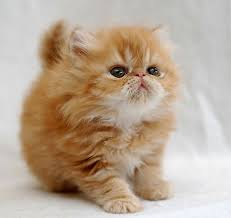
#> input picture tutorials/01-image-classification/2021/Image_classification_unsupervised/cat.png, 231 x 218 px, found by its file name
$ jupyter execute --allow-errors FEATURES_DETECTION_DEMO.ipynb   (older library calls are emulated)
#> lines starting #> are read from the running program, lines starting #| are printed output that depends on the picture; after the words box and inside, x2 and y2 are one past the last pixel; in counts of white or black regions, pixels touching at a corner belong together
# Do necessary imports

[cell 1]
import cv2
from matplotlib import pyplot as plt
import numpy as np
import os

# Read an image using OpenCV (BGR)

[cell 2]
#OpenCv reads images in BGR as a default.
cat = cv2.imread('cat.png')
#> cat is the input picture: shape (218, 231, 3); mean B, G, R 150.2, 168.4, 186.4
plt.imshow(cat)
plt.show()

# Print color information

[cell 3]
print(cat.shape)
#| (218, 231, 3)
cat

# Read an image in the RGB order

[cell 4]
cat = cv2.imread('cat.png')
cat_rgb = cv2.cvtColor(cat, cv2.COLOR_BGR2RGB)
plt.imshow(cat_rgb)
plt.show()

[cell 5]
print(cat_rgb.shape)
#| (218, 231, 3)
cat_rgb

 # Most geometry features are applied to grayscale image

[cell 6]
cat = cv2.imread('cat.png')
cat_gray = cv2.cvtColor(cat, cv2.COLOR_BGR2GRAY)
print(cat_gray)#.shape) # prints color information
#> (printed output is left out)
print(cat_gray.shape)
#| (218, 231)
plt.imshow(cat_gray, cmap="gray") #Tell plt to interpret the image as gray.
plt.show()

# Geometry features:

## 1- Image Gradients

[cell 7]
#Show an image
img = cv2.imread('gothenburg_1.jpg')
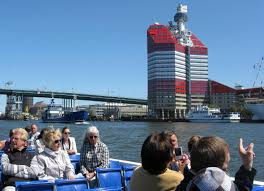
#> input picture tutorials/01-image-classification/2021/Image_classification_unsupervised/gothenburg_1.jpg, 264 x 191 px, found by its file name
#> img is the input picture: shape (191, 264, 3); mean B, G, R 150.9, 123.1, 98.4
img_rgb = cv2.cvtColor(img, cv2.COLOR_BGR2RGB)
plt.imshow(img_rgb)
plt.show()

[cell 8]
img = cv2.imread('gothenburg_1.jpg',0)
#> img: shape (191, 264); min 0, max 255, mean 118.9
laplacian = cv2.Laplacian(img,cv2.CV_64F)
sobelx = cv2.Sobel(img,cv2.CV_64F,1,0,ksize=5)
sobely = cv2.Sobel(img,cv2.CV_64F,0,1,ksize=5)

plt.subplot(2,2,1),plt.imshow(img,cmap = 'gray')
plt.title('Original'), plt.xticks([]), plt.yticks([])
plt.subplot(2,2,2),plt.imshow(laplacian,cmap = 'gray')
plt.title('Laplacian'), plt.xticks([]), plt.yticks([])
plt.subplot(2,2,3),plt.imshow(sobelx,cmap = 'gray')
plt.title('Sobel X'), plt.xticks([]), plt.yticks([])
plt.subplot(2,2,4),plt.imshow(sobely,cmap = 'gray')
plt.title('Sobel Y'), plt.xticks([]), plt.yticks([])

# depending on the direction of the derivatives
# Sobel X: vertical , Sobel Y: horizontal, Laplacian: in both directions

plt.show()

 ## 2- Canny Edge Detection

 - edge detection algorithm which removes the noise in the image with a 5x5 Gaussian filter.

[cell 9]
f = 'cat.png'
img = cv2.imread('cat.png',0)
#> img: shape (218, 231); min 0, max 246, mean 171.7
edges = cv2.Canny(img,100,200)
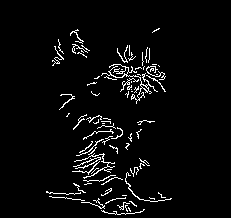
#> edges: shape (218, 231); 4% white in thin lines or dots, all inside (x1, y1, x2, y2) = (46, 28, 172, 215)
plt.subplot(121),plt.imshow(img,cmap = 'gray')
plt.title('Original Image'), plt.xticks([]), plt.yticks([])
plt.subplot(122),plt.imshow(edges,cmap = 'gray')
plt.title('Edge Image'), plt.xticks([]), plt.yticks([])
plt.show()

## 3- SIFT FEATURES


[cell 10]
gothenburg_1 = cv2.imread('gothenburg_2.jpg')
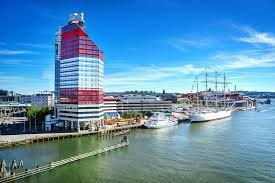
#> input picture tutorials/01-image-classification/2021/Image_classification_unsupervised/gothenburg_2.jpg, 275 x 183 px, found by its file name
#> gothenburg_1 is the input picture: shape (183, 275, 3); mean B, G, R 179.1, 144.5, 92.3
gothenburg_1_rgb = cv2.cvtColor(gothenburg_1, cv2.COLOR_BGR2RGB)
gothenburg_2 = cv2.imread('gothenburg_3.jpg')
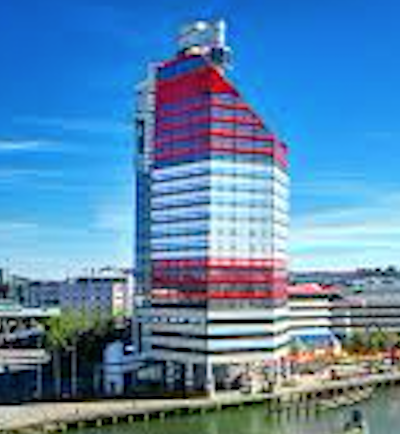
#> input picture tutorials/01-image-classification/2021/Image_classification_unsupervised/gothenburg_3.jpg, 400 x 434 px, found by its file name
#> gothenburg_2 is the input picture: shape (434, 400, 3); mean B, G, R 174.9, 135.4, 89.5
gothenburg_2_rgb = cv2.cvtColor(gothenburg_2, cv2.COLOR_BGR2RGB)
plt.imshow(gothenburg_1_rgb)
plt.show()
plt.imshow(gothenburg_2_rgb)
plt.show()

[cell 11]
# Read images
# grayscale for detecting important features!
img1 = cv2.cvtColor(gothenburg_1, cv2.COLOR_RGB2GRAY)
img2 = cv2.cvtColor(gothenburg_2, cv2.COLOR_RGB2GRAY)
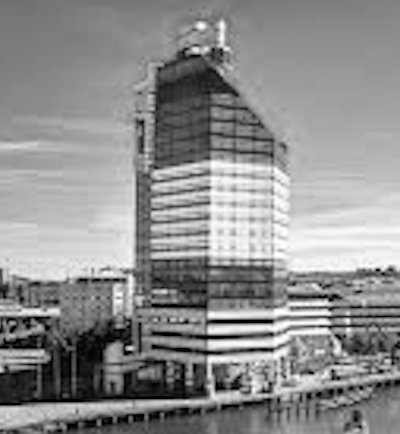
#> img2: shape (434, 400); min 0, max 255, mean 142

[cell 12]
plt.imshow(img1, cmap = 'gray')
plt.show()

[cell 13]
plt.imshow(img2, cmap = 'gray')
plt.show()

[cell 14]
#Detect SIFT features
#SIFT-features only work in opencv versions 3.3.0.10 and less.
#If you want to run this, you need to downgrade opencv.
#You can use the orb features in the examples below if you don't want to downgrade.

image1 = cv2.imread("gothenburg_1.jpg")
gray1 = cv2.cvtColor(image1, cv2.COLOR_BGR2GRAY)
sift = cv2.xfeatures2d.SIFT_create() # how many key points we want
(kp1, des1) = sift.detectAndCompute(gray1, None)
#> kp1 = 367 keypoints; strongest (x, y, size): (189, 167, 2.2), (255, 182, 2.7), (38, 133, 1.9), (84, 175, 2.1)
print("# kp1: {}, descriptors: {}".format(len(kp1), des1.shape))
#| # kp1: 367, descriptors: (367, 128)

#Detect SURF features
#> (the rest of this cell did not finish here and is left out)

[cell 15]
#Detect SIFT features
image2 = cv2.imread("gothenburg_2.jpg")
gray2 = cv2.cvtColor(image2, cv2.COLOR_BGR2GRAY)
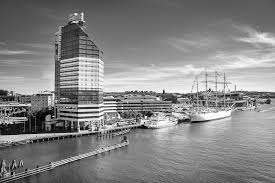
#> gray2: shape (183, 275); min 0, max 255, mean 132.9
sift = cv2.xfeatures2d.SIFT_create()
(kp2, des2) = sift.detectAndCompute(gray2, None)
#> kp2 = 281 keypoints; strongest (x, y, size): (7, 112, 1.8), (79, 110, 2), (79, 115, 2.1), (79, 120, 1.9)
print("# kp2: {}, descriptors: {}".format(len(kp2), des2.shape))
#| # kp2: 281, descriptors: (281, 128)

#Detect SURF features
#> (the rest of this cell did not finish here and is left out)

[cell 16]
# Visualize kp
img1=cv2.drawKeypoints(gray1, kp1, image1)
#> img1: shape (191, 264, 3)
plt.imshow(img1)
plt.show()

[cell 17]
img2=cv2.drawKeypoints(gray2, kp2, image2)
#> img2: shape (183, 275, 3)
plt.imshow(img2)
plt.show()

# Feature Matching

[cell 18]
# Helper function: some functionalities in OpenCV still do not have a python interface.
# instead, I found this helper function on the Internet.
# Source: http://stackoverflow.com/questions/20259025/module-object-has-no-attribute-drawmatches-opencv-python


def drawMatches(img1, kp1, img2, kp2, matches):
    """
    My own implementation of cv2.drawMatches as OpenCV 2.4.9
    does not have this function available but it's supported in
    OpenCV 3.0.0

    This function takes in two images with their associated
    keypoints, as well as a list of DMatch data structure (matches)
    that contains which keypoints matched in which images.

    An image will be produced where a montage is shown with
    the first image followed by the second image beside it.

    Keypoints are delineated with circles, while lines are connected
    between matching keypoints.

    img1,img2 - Grayscale images
    kp1,kp2 - Detected list of keypoints through any of the OpenCV keypoint
              detection algorithms
    matches - A list of matches of corresponding keypoints through any
              OpenCV keypoint matching algorithm
    """

    # Create a new output image that concatenates the two images together
    # (a.k.a) a montage
    rows1 = img1.shape[0]
    cols1 = img1.shape[1]
    rows2 = img2.shape[0]
    cols2 = img2.shape[1]

    out = np.zeros((max([rows1,rows2]),cols1+cols2,3), dtype='uint8')

    # Place the first image to the left
    out[:rows1,:cols1] = np.dstack([img1, img1, img1])

    # Place the next image to the right of it
    out[:rows2,cols1:] = np.dstack([img2, img2, img2])

    # For each pair of points we have between both images
    # draw circles, then connect a line between them
    for mat in matches:

        # Get the matching keypoints for each of the images
        img1_idx = mat.queryIdx
        img2_idx = mat.trainIdx

        # x - columns
        # y - rows
        (x1,y1) = kp1[img1_idx].pt
        (x2,y2) = kp2[img2_idx].pt

        # Draw a small circle at both co-ordinates
        # radius 4
        # colour blue
        # thickness = 1
        cv2.circle(out, (int(x1),int(y1)), 4, (255, 0, 0), 1)
        cv2.circle(out, (int(x2)+cols1,int(y2)), 4, (255, 0, 0), 1)

        # Draw a line in between the two points
        # thickness = 1
        # colour blue
        cv2.line(out, (int(x1),int(y1)), (int(x2)+cols1,int(y2)), (255, 0, 0), 1)


    # Show the image
    cv2.imshow('Matched Features', out)
    cv2.waitKey(0)
    cv2.destroyWindow('Matched Features')

    # Also return the image if you'd like a copy
    return out

[cell 19]
img1 = cv2.imread('gothenburg_2.jpg', 0) # Original image - ensure grayscale
#> img1: shape (183, 275); min 0, max 255, mean 132.9
img2 = cv2.imread('gothenburg_3.jpg', 0) # Rotated image - ensure grayscale
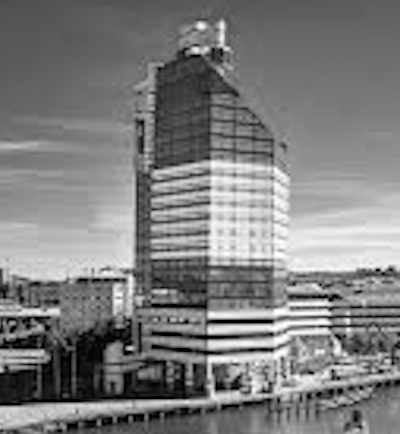
#> img2: shape (434, 400); min 0, max 255, mean 125.7

# We are using ORB here instead of SIFT, because SIFT doesn't work in new versions of OpenCV
# Create ORB detector with 1000 keypoints with a scaling pyramid factor
# of 1.2
#orb = cv2.ORB(1000, 1.2)
orb = cv2.ORB_create(1000, 1.2)

# Detect keypoints of original image
(kp1,des1) = orb.detectAndCompute(img1, None)
#> kp1 = 752 keypoints; strongest (x, y, size): (78, 120, 31), (79, 131, 37.2), (82, 129, 31), (76, 131, 31)

# Detect keypoints of rotated image
(kp2,des2) = orb.detectAndCompute(img2, None)
#> kp2 = 1000 keypoints; strongest (x, y, size): (127, 348, 31), (326, 299, 31), (128, 347, 44.6), (216, 389, 37.2)

# Create matcher
bf = cv2.BFMatcher(cv2.NORM_HAMMING, crossCheck=True)

# Do matching
matches = bf.match(des1,des2)
#> matches = 237 matches

# Sort the matches based on distance.  Least distance
# is better
matches = sorted(matches, key=lambda val: val.distance)

# Show only the top 10 matches - also save a copy for use later
out = drawMatches(img1, kp1, img2, kp2, matches[:10])
#> the loop in drawMatches, `for mat in matches:` made 10 passes
#> (img1_idx, img2_idx, x1, y1, x2, y2) on passes 1 to 10: (71, 902, 77, 65, 206, 185.1), (134, 928, 79, 92, 212, 271.7), (142, 916, 48, 98, 113.5, 286.7), (256, 963, 76.8, 64.8, 204.2, 186.3), (277, 951, 48, 93.6, 114.7, 279.5), (19, 890, 61, 58, 155.3, 164.2), (174, 871, 77, 88, 203, 256.8), (56, 893, 78, 60, 206, 170.2), (155, 878, 77, 84, 203, 244.9), (246, 956, 76.8, 60, 204.2, 172)
#> after the loop in drawMatches, `for mat in matches:`:
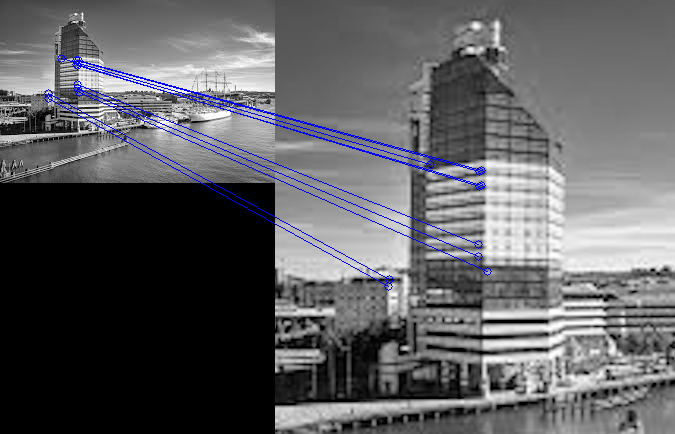
#> out: shape (434, 675, 3); mean of channels 0, 1, 2 98.8, 95.4, 95.4; drawn as B, G, R

# Find good matches using FLANN library

[cell 20]
#There is sometimes a problem with displaying the output from this cell.
#To avoid it, restart the kernel before running.

img1 = cv2.imread('gothenburg_2.jpg',0)  # queryImage
img2 = cv2.imread('gothenburg_3.jpg',0) # trainImage

# Initiate ORB detector

orb = cv2.ORB_create()
# find the keypoints and descriptors with ORB
kp1, des1 = orb.detectAndCompute(img1,None)
#> kp1 = 405 keypoints; strongest (x, y, size): (78, 120, 31), (79, 131, 37.2), (82, 129, 31), (76, 131, 31)
kp2, des2 = orb.detectAndCompute(img2,None)
#> kp2 = 500 keypoints; strongest (x, y, size): (127, 348, 31), (326, 299, 31), (128, 347, 44.6), (216, 389, 37.2)


# FLANN parameters

FLANN_INDEX_LSH = 6
index_params= dict(algorithm = FLANN_INDEX_LSH,
                   table_number = 6, # 12
                   key_size = 12,     # 20
                   multi_probe_level = 1) #2
search_params = dict(checks = 50) # or pass empty dictionary
flann = cv2.FlannBasedMatcher(index_params, search_params)

matches = flann.knnMatch(des1,des2,k=2)
#> matches = 405 matches
print (len(matches))
#| 405


# Need to draw only good matches, so create a mask
good = []
good_without_list = []
i = 0
for m, n in matches:
    if m.distance < 0.7*n.distance:
        good.append([m]) #kp1[i]
        good_without_list.append(m)
    i += 1
#> after the loop, good = 22 matches; good_without_list = 22 matches; i = 405

print (list(good))
#> (printed output is left out)
print (len(good))
#| 22

knn_image = cv2.drawMatchesKnn(img1, kp1, img2, kp2, good, None, flags=2)
plt.imshow(knn_image)
plt.show()

# Detection of people

[cell 21]
children = cv2.imread ('children.jpg')
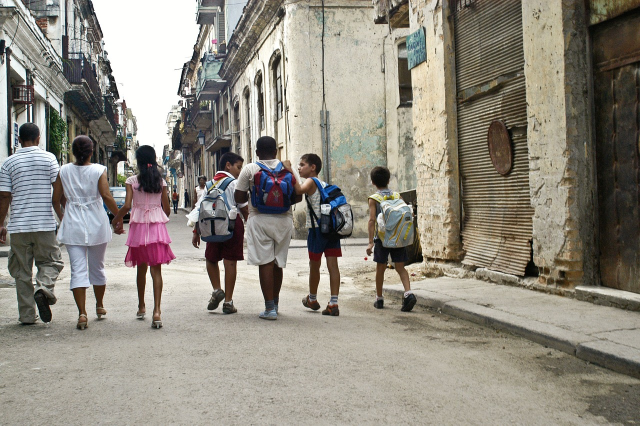
#> input picture tutorials/01-image-classification/2021/Image_classification_unsupervised/children.jpg, 1280 x 851 px, found by its file name (shown at 1/2 size)
#> children is the input picture: shape (851, 1280, 3); mean B, G, R 128.9, 139.3, 144.2
#children = cv2.imread ('people.jpg')
#children = cv2.imread ('people_2.jpg')
#children = cv2.imread ('dancing_babies.jpg')
children = cv2.cvtColor(children, cv2.COLOR_BGR2RGB)
plt.imshow(children)
plt.show()

[cell 22]
hog = cv2.HOGDescriptor()
hog.setSVMDetector(cv2.HOGDescriptor_getDefaultPeopleDetector())

[cell 23]
found, w = hog.detectMultiScale(children, winStride=(8,8), padding=(24,24), scale=1.05)
#> found = [[113, 477, 95, 190], [208, 335, 182, 364], [555, 312, 182, 364], [699, 326, 176, 352], [345, 278, 206, 412], [42, 228, 252, 504], [418, 229, 239, 478]]; w = [0.851, 0.85, 1.28, 0.475, 0.986, 1.42, 0.549]

[cell 24]
for (x, y, w, h) in found:
    cv2.rectangle(children, (x, y), (x+w, y+h), (0, 255, 0), 2)
#> this loop made 7 passes
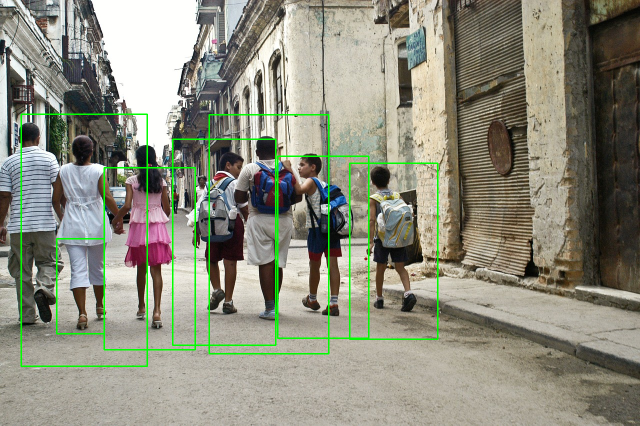
#> children: shape (851, 1280, 3) (shown at 1/2 size); mean R, G, B 141.1, 141.8, 126.1
